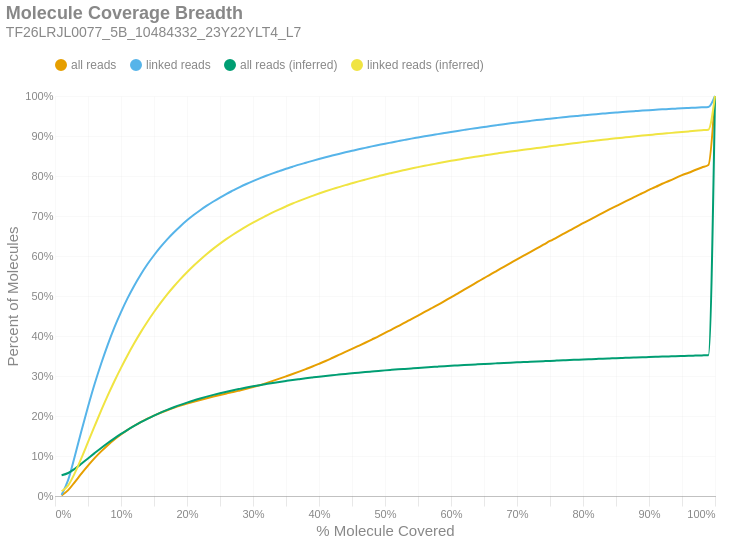

Notebook source saved alongside this figure:
### Markdown cell above
### Molecule Read Coverage
This chart shows molecule coverage breadth as computed by the number of bases aligned to that molecule. In other words, "*how much of each unique long molecule is actually sequenced/aligned?*" Keep in mind there is a distinction between sequences and alignments, since some sequences belonging to a particular molecule may not align well and wouldn't appear in the alignment data. This chart also shows molecule coverage breadth as computed by the *inferred fragment* from which the aligned sequences originate. Unlike read coverage, this calculation takes into account the total insert size, including unsequenced gaps between the forward and reverse reads. Like the previous figures, these are cumulative percents.

### Code cell
if SKIPLR:
    print_html(f"Skipped")
else:
    binned_df = consolidated_hist(valids['coverage_bp'], mask, 0.01, True)
    binned_df_inf = consolidated_hist(valids['coverage_inserts'], mask, 0.01, True)
    binned_df = binned_df.with_columns(pl.lit(binned_df_inf['all reads (cumsum)']).alias('all reads (inferred)'))
    binned_df = binned_df.with_columns(pl.lit(binned_df_inf['linked reads (cumsum)']).alias('linked reads (inferred)'))
    binned_df = binned_df.with_columns(
        (pl.col('bin').cast(pl.Float64) + 0.01).alias('right_edge')
    )

    with SafeRender(binned_df):
        (
            density_plot(binned_df, 'Molecule Coverage Breadth', samplename, 'molcov', ['all reads (inferred)','linked reads (inferred)'])
            .encode(
                #x=alt.X('bin:Q', title="% Molecule Covered").axis(format = '%').scale(padding=0),
                x=alt.X('right_edge:Q', title="% Molecule Covered").axis(format='%').scale(padding=0),
                y=alt.Y('value:Q', title='Percent of Molecules')
                    .axis(format='%')
                    .stack(False)
                    .scale(domainMin=0, padding=0),
                color=alt.Color("key:N").scale(domain = ["all reads", "linked reads", "all reads (inferred)", "linked reads (inferred)"]),
                tooltip = [
                    alt.Tooltip("key:N", title = "Data Type"),
                    alt.Tooltip("range_label:N", title="% Molecule Covered"),
                    alt.Tooltip("value:Q", format = ".2%", title="% Molecules")
                ]
            )
        ).display()

### Figure 1 — Vega-Lite specification as saved in the notebook (floating-point values rounded to 4 significant figures)
{"width": "container", "height": 400, "config": {"title": {"anchor": "start", "dy": -15, "fontSize": 18, "color": "#888888", "subtitleColor": "#888888", "subtitleFontSize": 14}, "arc": {"fill": "#0072B2"}, "axis": {"domainColor": "#888888", "domainWidth": 0.5, "gridWidth": 0.2, "grid": false, "titleFontWeight": 400, "titleFontSize": 15, "labelFontSize": 11, "labelColor": "#888888", "tickColor": "#888888", "tickWidth": 0.2, "titleColor": "#888888"}, "axisBand": {"grid": false}, "axisX": {"grid": true, "tickSize": 10, "domainCap": "round"}, "axisY": {"domain": false, "grid": true, "tickSize": 0, "domainCap": "round"}, "background": "transparent", "header": {"labelFontSize": 15, "labelColor": "#888888", "titleFontSize": 15, "titleFontWeight": 600, "titleColor": "#888888"}, "legend": {"labelFont": "sans-serif", "labelFontSize": 12, "labelColor": "#888888", "symbolSize": 100, "symbolType": "circle", "titleFontSize": 12, "titlePadding": 10, "titleColor": "#888888", "title": null, "orient": "top"}, "range": {"category": ["#E69F00", "#56B4E9", "#009E73", "#F0E442", "#0072B2", "#D55E00", "#CC79A7", "#000000"], "diverging": ["#cfe8f3", "#a2d4ec", "#73bfe2", "#46abdb", "#1696d2", "#12719e"]}, "area": {"fill": "#0072B2", "fillOpacity": 0.7, "line": true, "strokeOpacity": 0.7}, "line": {"color": "#0072B2", "stroke": "#0072B2", "strokeWidth": 2}, "trail": {"color": "#0072B2", "stroke": "#0072B2", "strokeWidth": 0, "size": 1}, "point": {"filled": true, "fillOpacity": 1.0, "size": 95}, "text": {"color": "#888888", "fontSize": 11, "align": "right", "fontWeight": 400, "size": 11}, "bar": {"fill": "#0072B2", "stroke": null}, "view": {"stroke": null, "continuousWidth": 660, "continuousHeight": 400}}, "data": {"name": "data-2dcd5b7025a5c0a0e902ae9b6536e05f"}, "mark": {"type": "line", "interpolate": "monotone", "point": {"opacity": 0, "size": 275}}, "encoding": {"color": {"field": "key", "scale": {"domain": ["all reads", "linked reads", "all reads (inferred)", "linked reads (inferred)"]}, "type": "nominal"}, "tooltip": [{"field": "key", "title": "Data Type", "type": "nominal"}, {"field": "range_label", "title": "% Molecule Covered", "type": "nominal"}, {"field": "value", "format": ".2%", "title": "% Molecules", "type": "quantitative"}], "x": {"axis": {"format": "%"}, "field": "right_edge", "scale": {"padding": 0}, "title": "% Molecule Covered", "type": "quantitative"}, "y": {"axis": {"format": "%"}, "field": "value", "scale": {"domainMin": 0, "padding": 0}, "stack": false, "title": "Percent of Molecules", "type": "quantitative"}}, "params": [{"name": "param_c36ac31b6afebe62", "select": {"type": "point", "fields": ["key"]}, "bind": "legend"}], "title": {"text": "Molecule Coverage Breadth", "subtitle": "TF26LRJL0077_5B_10484332_23Y22YLT4_L7"}, "transform": [{"fold": ["all reads (cumsum)", "linked reads (cumsum)", "all reads (inferred)", "linked reads (inferred)"]}, {"calculate": "replace(datum.key, ' (cumsum)', '')", "as": "key"}, {"filter": {"param": "param_c36ac31b6afebe62"}}], "usermeta": {"embedOptions": {"downloadFileName": "TF26LRJL0077_5B_10484332_23Y22YLT4_L7.molcov"}}, "$schema": "https://vega.github.io/schema/vega-lite/v6.4.1.json", "datasets": {"data-2dcd5b7025a5c0a0e902ae9b6536e05f": [{"bin": "0.0", "interval": "0.0-0.01", "all reads": 0.001352, "linked reads": 0.002857, "all reads (cumsum)": 0.001352, "linked reads (cumsum)": 0.002857, "range_label": "0.0-0.01", "all reads (inferred)": 0.05189, "linked reads (inferred)": 0.01183, "right_edge": 0.01}, {"bin": "0.01", "interval": "0.01-0.02", "all reads": 0.01329, "linked reads": 0.03727, "all reads (cumsum)": 0.01464, "linked reads (cumsum)": 0.04013, "range_label": "0.01-0.02", "all reads (inferred)": 0.05752, "linked reads (inferred)": 0.02673, "right_edge": 0.02}, {"bin": "0.02", "interval": "0.02-0.03", "all reads": 0.02028, "linked reads": 0.05927, "all reads (cumsum)": 0.03492, "linked reads (cumsum)": 0.0994, "range_label": "0.02-0.03", "all reads (inferred)": 0.068, "linked reads (inferred)": 0.05705, "right_edge": 0.03}, {"bin": "0.03", "interval": "0.03-0.04", "all reads": 0.02105, "linked reads": 0.06315, "all reads (cumsum)": 0.05596, "linked reads (cumsum)": 0.1625, "range_label": "0.03-0.04", "all reads (inferred)": 0.0806, "linked reads (inferred)": 0.09447, "right_edge": 0.04}, {"bin": "0.04", "interval": "0.04-0.05", "all reads": 0.02003, "linked reads": 0.06049, "all reads (cumsum)": 0.07599, "linked reads (cumsum)": 0.223, "range_label": "0.04-0.05", "all reads (inferred)": 0.09392, "linked reads (inferred)": 0.1344, "right_edge": 0.05}, {"bin": "0.05", "interval": "0.05-0.06", "all reads": 0.01873, "linked reads": 0.05684, "all reads (cumsum)": 0.09472, "linked reads (cumsum)": 0.2799, "range_label": "0.05-0.06", "all reads (inferred)": 0.1072, "linked reads (inferred)": 0.1745, "right_edge": 0.06}, {"bin": "0.06", "interval": "0.06-0.07", "all reads": 0.01687, "linked reads": 0.0513, "all reads (cumsum)": 0.1116, "linked reads (cumsum)": 0.3312, "range_label": "0.06-0.07", "all reads (inferred)": 0.1202, "linked reads (inferred)": 0.2139, "right_edge": 0.07}, {"bin": "0.07", "interval": "0.07-0.08", "all reads": 0.01554, "linked reads": 0.04734, "all reads (cumsum)": 0.1271, "linked reads (cumsum)": 0.3785, "range_label": "0.07-0.08", "all reads (inferred)": 0.1325, "linked reads (inferred)": 0.2514, "right_edge": 0.08}, {"bin": "0.08", "interval": "0.08-0.09", "all reads": 0.01411, "linked reads": 0.04294, "all reads (cumsum)": 0.1412, "linked reads (cumsum)": 0.4215, "range_label": "0.08-0.09", "all reads (inferred)": 0.1442, "linked reads (inferred)": 0.287, "right_edge": 0.09}, {"bin": "0.09", "interval": "0.09-0.1", "all reads": 0.01258, "linked reads": 0.03823, "all reads (cumsum)": 0.1538, "linked reads (cumsum)": 0.4597, "range_label": "0.09-0.1", "all reads (inferred)": 0.1552, "linked reads (inferred)": 0.3204, "right_edge": 0.1}, {"bin": "0.1", "interval": "0.1-0.11", "all reads": 0.01149, "linked reads": 0.03486, "all reads (cumsum)": 0.1653, "linked reads (cumsum)": 0.4946, "range_label": "0.1-0.11", "all reads (inferred)": 0.1656, "linked reads (inferred)": 0.352, "right_edge": 0.11}, {"bin": "0.11", "interval": "0.11-0.12", "all reads": 0.01034, "linked reads": 0.03128, "all reads (cumsum)": 0.1757, "linked reads (cumsum)": 0.5258, "range_label": "0.11-0.12", "all reads (inferred)": 0.1753, "linked reads (inferred)": 0.3817, "right_edge": 0.12}, {"bin": "0.12", "interval": "0.12-0.13", "all reads": 0.009299, "linked reads": 0.02807, "all reads (cumsum)": 0.185, "linked reads (cumsum)": 0.5539, "range_label": "0.12-0.13", "all reads (inferred)": 0.1845, "linked reads (inferred)": 0.4097, "right_edge": 0.13}, {"bin": "0.13", "interval": "0.13-0.14", "all reads": 0.008475, "linked reads": 0.02538, "all reads (cumsum)": 0.1934, "linked reads (cumsum)": 0.5793, "range_label": "0.13-0.14", "all reads (inferred)": 0.193, "linked reads (inferred)": 0.4357, "right_edge": 0.14}, {"bin": "0.14", "interval": "0.14-0.15", "all reads": 0.007585, "linked reads": 0.02262, "all reads (cumsum)": 0.201, "linked reads (cumsum)": 0.6019, "range_label": "0.14-0.15", "all reads (inferred)": 0.2009, "linked reads (inferred)": 0.4599, "right_edge": 0.15}, {"bin": "0.15", "interval": "0.15-0.16", "all reads": 0.007008, "linked reads": 0.02076, "all reads (cumsum)": 0.208, "linked reads (cumsum)": 0.6227, "range_label": "0.15-0.16", "all reads (inferred)": 0.2084, "linked reads (inferred)": 0.4827, "right_edge": 0.16}, {"bin": "0.16", "interval": "0.16-0.17", "all reads": 0.006439, "linked reads": 0.01896, "all reads (cumsum)": 0.2145, "linked reads (cumsum)": 0.6416, "range_label": "0.16-0.17", "all reads (inferred)": 0.2154, "linked reads (inferred)": 0.5041, "right_edge": 0.17}, {"bin": "0.17", "interval": "0.17-0.18", "all reads": 0.005893, "linked reads": 0.01714, "all reads (cumsum)": 0.2204, "linked reads (cumsum)": 0.6588, "range_label": "0.17-0.18", "all reads (inferred)": 0.2218, "linked reads (inferred)": 0.5237, "right_edge": 0.18}, {"bin": "0.18", "interval": "0.18-0.19", "all reads": 0.005512, "linked reads": 0.01583, "all reads (cumsum)": 0.2259, "linked reads (cumsum)": 0.6746, "range_label": "0.18-0.19", "all reads (inferred)": 0.2279, "linked reads (inferred)": 0.5422, "right_edge": 0.19}, {"bin": "0.19", "interval": "0.19-0.2", "all reads": 0.005151, "linked reads": 0.01462, "all reads (cumsum)": 0.231, "linked reads (cumsum)": 0.6892, "range_label": "0.19-0.2", "all reads (inferred)": 0.2335, "linked reads (inferred)": 0.5593, "right_edge": 0.2}, {"bin": "0.2", "interval": "0.2-0.21", "all reads": 0.004714, "linked reads": 0.01318, "all reads (cumsum)": 0.2357, "linked reads (cumsum)": 0.7024, "range_label": "0.2-0.21", "all reads (inferred)": 0.2388, "linked reads (inferred)": 0.5756, "right_edge": 0.21}, {"bin": "0.21", "interval": "0.21-0.22", "all reads": 0.004448, "linked reads": 0.01211, "all reads (cumsum)": 0.2402, "linked reads (cumsum)": 0.7145, "range_label": "0.21-0.22", "all reads (inferred)": 0.2438, "linked reads (inferred)": 0.5907, "right_edge": 0.22}, {"bin": "0.22", "interval": "0.22-0.23", "all reads": 0.004243, "linked reads": 0.01126, "all reads (cumsum)": 0.2444, "linked reads (cumsum)": 0.7258, "range_label": "0.22-0.23", "all reads (inferred)": 0.2485, "linked reads (inferred)": 0.605, "right_edge": 0.23}, {"bin": "0.23", "interval": "0.23-0.24", "all reads": 0.004092, "linked reads": 0.01049, "all reads (cumsum)": 0.2485, "linked reads (cumsum)": 0.7363, "range_label": "0.23-0.24", "all reads (inferred)": 0.2529, "linked reads (inferred)": 0.6184, "right_edge": 0.24}, {"bin": "0.24", "interval": "0.24-0.25", "all reads": 0.003972, "linked reads": 0.009894, "all reads (cumsum)": 0.2525, "linked reads (cumsum)": 0.7462, "range_label": "0.24-0.25", "all reads (inferred)": 0.2569, "linked reads (inferred)": 0.6309, "right_edge": 0.25}, {"bin": "0.25", "interval": "0.25-0.26", "all reads": 0.003805, "linked reads": 0.009308, "all reads (cumsum)": 0.2563, "linked reads (cumsum)": 0.7555, "range_label": "0.25-0.26", "all reads (inferred)": 0.2608, "linked reads (inferred)": 0.6427, "right_edge": 0.26}, {"bin": "0.26", "interval": "0.26-0.27", "all reads": 0.003655, "linked reads": 0.008503, "all reads (cumsum)": 0.2599, "linked reads (cumsum)": 0.764, "range_label": "0.26-0.27", "all reads (inferred)": 0.2644, "linked reads (inferred)": 0.6538, "right_edge": 0.27}, {"bin": "0.27", "interval": "0.27-0.28", "all reads": 0.003994, "linked reads": 0.00835, "all reads (cumsum)": 0.2639, "linked reads (cumsum)": 0.7723, "range_label": "0.27-0.28", "all reads (inferred)": 0.2678, "linked reads (inferred)": 0.6641, "right_edge": 0.28}, {"bin": "0.28", "interval": "0.28-0.29", "all reads": 0.004034, "linked reads": 0.007716, "all reads (cumsum)": 0.268, "linked reads (cumsum)": 0.78, "range_label": "0.28-0.29", "all reads (inferred)": 0.2711, "linked reads (inferred)": 0.6741, "right_edge": 0.29}, {"bin": "0.29", "interval": "0.29-0.3", "all reads": 0.004316, "linked reads": 0.007199, "all reads (cumsum)": 0.2723, "linked reads (cumsum)": 0.7872, "range_label": "0.29-0.3", "all reads (inferred)": 0.2742, "linked reads (inferred)": 0.6834, "right_edge": 0.3}, {"bin": "0.3", "interval": "0.3-0.31", "all reads": 0.004687, "linked reads": 0.006795, "all reads (cumsum)": 0.277, "linked reads (cumsum)": 0.794, "range_label": "0.3-0.31", "all reads (inferred)": 0.2771, "linked reads (inferred)": 0.6923, "right_edge": 0.31}, {"bin": "0.31", "interval": "0.31-0.32", "all reads": 0.005304, "linked reads": 0.006545, "all reads (cumsum)": 0.2823, "linked reads (cumsum)": 0.8006, "range_label": "0.31-0.32", "all reads (inferred)": 0.2799, "linked reads (inferred)": 0.7007, "right_edge": 0.32}, {"bin": "0.32", "interval": "0.32-0.33", "all reads": 0.00545, "linked reads": 0.005966, "all reads (cumsum)": 0.2877, "linked reads (cumsum)": 0.8065, "range_label": "0.32-0.33", "all reads (inferred)": 0.2826, "linked reads (inferred)": 0.709, "right_edge": 0.33}, {"bin": "0.33", "interval": "0.33-0.34", "all reads": 0.005634, "linked reads": 0.005736, "all reads (cumsum)": 0.2934, "linked reads (cumsum)": 0.8123, "range_label": "0.33-0.34", "all reads (inferred)": 0.2852, "linked reads (inferred)": 0.7168, "right_edge": 0.34}, {"bin": "0.34", "interval": "0.34-0.35", "all reads": 0.005744, "linked reads": 0.005674, "all reads (cumsum)": 0.2991, "linked reads (cumsum)": 0.8179, "range_label": "0.34-0.35", "all reads (inferred)": 0.2876, "linked reads (inferred)": 0.7241, "right_edge": 0.35}, {"bin": "0.35", "interval": "0.35-0.36", "all reads": 0.005857, "linked reads": 0.005247, "all reads (cumsum)": 0.305, "linked reads (cumsum)": 0.8232, "range_label": "0.35-0.36", "all reads (inferred)": 0.29, "linked reads (inferred)": 0.7312, "right_edge": 0.36}, {"bin": "0.36", "interval": "0.36-0.37", "all reads": 0.006106, "linked reads": 0.005185, "all reads (cumsum)": 0.3111, "linked reads (cumsum)": 0.8284, "range_label": "0.36-0.37", "all reads (inferred)": 0.2922, "linked reads (inferred)": 0.7378, "right_edge": 0.37}, {"bin": "0.37", "interval": "0.37-0.38", "all reads": 0.006228, "linked reads": 0.004752, "all reads (cumsum)": 0.3173, "linked reads (cumsum)": 0.8331, "range_label": "0.37-0.38", "all reads (inferred)": 0.2943, "linked reads (inferred)": 0.7442, "right_edge": 0.38}, {"bin": "0.38", "interval": "0.38-0.39", "all reads": 0.00639, "linked reads": 0.004744, "all reads (cumsum)": 0.3237, "linked reads (cumsum)": 0.8379, "range_label": "0.38-0.39", "all reads (inferred)": 0.2963, "linked reads (inferred)": 0.7503, "right_edge": 0.39}, {"bin": "0.39", "interval": "0.39-0.4", "all reads": 0.006809, "linked reads": 0.004591, "all reads (cumsum)": 0.3305, "linked reads (cumsum)": 0.8425, "range_label": "0.39-0.4", "all reads (inferred)": 0.2982, "linked reads (inferred)": 0.7562, "right_edge": 0.4}, {"bin": "0.4", "interval": "0.4-0.41", "all reads": 0.007006, "linked reads": 0.004388, "all reads (cumsum)": 0.3375, "linked reads (cumsum)": 0.8469, "range_label": "0.4-0.41", "all reads (inferred)": 0.3001, "linked reads (inferred)": 0.7618, "right_edge": 0.41}, {"bin": "0.41", "interval": "0.41-0.42", "all reads": 0.007503, "linked reads": 0.004169, "all reads (cumsum)": 0.345, "linked reads (cumsum)": 0.851, "range_label": "0.41-0.42", "all reads (inferred)": 0.3018, "linked reads (inferred)": 0.7671, "right_edge": 0.42}, {"bin": "0.42", "interval": "0.42-0.43", "all reads": 0.007589, "linked reads": 0.004128, "all reads (cumsum)": 0.3526, "linked reads (cumsum)": 0.8552, "range_label": "0.42-0.43", "all reads (inferred)": 0.3035, "linked reads (inferred)": 0.7721, "right_edge": 0.43}, {"bin": "0.43", "interval": "0.43-0.44", "all reads": 0.007585, "linked reads": 0.00409, "all reads (cumsum)": 0.3602, "linked reads (cumsum)": 0.8592, "range_label": "0.43-0.44", "all reads (inferred)": 0.3052, "linked reads (inferred)": 0.7773, "right_edge": 0.44}, {"bin": "0.44", "interval": "0.44-0.45", "all reads": 0.007545, "linked reads": 0.003777, "all reads (cumsum)": 0.3677, "linked reads (cumsum)": 0.863, "range_label": "0.44-0.45", "all reads (inferred)": 0.3067, "linked reads (inferred)": 0.7819, "right_edge": 0.45}, {"bin": "0.45", "interval": "0.45-0.46", "all reads": 0.007673, "linked reads": 0.003745, "all reads (cumsum)": 0.3754, "linked reads (cumsum)": 0.8668, "range_label": "0.45-0.46", "all reads (inferred)": 0.3083, "linked reads (inferred)": 0.7866, "right_edge": 0.46}, {"bin": "0.46", "interval": "0.46-0.47", "all reads": 0.007724, "linked reads": 0.003566, "all reads (cumsum)": 0.3831, "linked reads (cumsum)": 0.8703, "range_label": "0.46-0.47", "all reads (inferred)": 0.3098, "linked reads (inferred)": 0.791, "right_edge": 0.47}, {"bin": "0.47", "interval": "0.47-0.48", "all reads": 0.008013, "linked reads": 0.003676, "all reads (cumsum)": 0.3911, "linked reads (cumsum)": 0.874, "range_label": "0.47-0.48", "all reads (inferred)": 0.3112, "linked reads (inferred)": 0.7953, "right_edge": 0.48}, {"bin": "0.48", "interval": "0.48-0.49", "all reads": 0.008019, "linked reads": 0.003392, "all reads (cumsum)": 0.3992, "linked reads (cumsum)": 0.8774, "range_label": "0.48-0.49", "all reads (inferred)": 0.3126, "linked reads (inferred)": 0.7995, "right_edge": 0.49}, {"bin": "0.49", "interval": "0.49-0.5", "all reads": 0.008925, "linked reads": 0.003403, "all reads (cumsum)": 0.4081, "linked reads (cumsum)": 0.8808, "range_label": "0.49-0.5", "all reads (inferred)": 0.3141, "linked reads (inferred)": 0.8038, "right_edge": 0.5}, {"bin": "0.5", "interval": "0.5-0.51", "all reads": 0.007897, "linked reads": 0.00317, "all reads (cumsum)": 0.416, "linked reads (cumsum)": 0.884, "range_label": "0.5-0.51", "all reads (inferred)": 0.3153, "linked reads (inferred)": 0.8077, "right_edge": 0.51}, {"bin": "0.51", "interval": "0.51-0.52", "all reads": 0.008784, "linked reads": 0.003187, "all reads (cumsum)": 0.4248, "linked reads (cumsum)": 0.8872, "range_label": "0.51-0.52", "all reads (inferred)": 0.3166, "linked reads (inferred)": 0.8114, "right_edge": 0.52}, {"bin": "0.52", "interval": "0.52-0.53", "all reads": 0.008595, "linked reads": 0.003173, "all reads (cumsum)": 0.4334, "linked reads (cumsum)": 0.8903, "range_label": "0.52-0.53", "all reads (inferred)": 0.3178, "linked reads (inferred)": 0.815, "right_edge": 0.53}, {"bin": "0.53", "interval": "0.53-0.54", "all reads": 0.008983, "linked reads": 0.00309, "all reads (cumsum)": 0.4423, "linked reads (cumsum)": 0.8934, "range_label": "0.53-0.54", "all reads (inferred)": 0.319, "linked reads (inferred)": 0.8186, "right_edge": 0.54}, {"bin": "0.54", "interval": "0.54-0.55", "all reads": 0.008741, "linked reads": 0.002871, "all reads (cumsum)": 0.4511, "linked reads (cumsum)": 0.8963, "range_label": "0.54-0.55", "all reads (inferred)": 0.3202, "linked reads (inferred)": 0.8222, "right_edge": 0.55}, {"bin": "0.55", "interval": "0.55-0.56", "all reads": 0.009011, "linked reads": 0.002847, "all reads (cumsum)": 0.4601, "linked reads (cumsum)": 0.8991, "range_label": "0.55-0.56", "all reads (inferred)": 0.3213, "linked reads (inferred)": 0.8255, "right_edge": 0.56}, {"bin": "0.56", "interval": "0.56-0.57", "all reads": 0.008859, "linked reads": 0.002831, "all reads (cumsum)": 0.4689, "linked reads (cumsum)": 0.902, "range_label": "0.56-0.57", "all reads (inferred)": 0.3223, "linked reads (inferred)": 0.8286, "right_edge": 0.57}, {"bin": "0.57", "interval": "0.57-0.58", "all reads": 0.008892, "linked reads": 0.002713, "all reads (cumsum)": 0.4778, "linked reads (cumsum)": 0.9047, "range_label": "0.57-0.58", "all reads (inferred)": 0.3234, "linked reads (inferred)": 0.8318, "right_edge": 0.58}, {"bin": "0.58", "interval": "0.58-0.59", "all reads": 0.009273, "linked reads": 0.002734, "all reads (cumsum)": 0.4871, "linked reads (cumsum)": 0.9074, "range_label": "0.58-0.59", "all reads (inferred)": 0.3245, "linked reads (inferred)": 0.8349, "right_edge": 0.59}, {"bin": "0.59", "interval": "0.59-0.6", "all reads": 0.009628, "linked reads": 0.002729, "all reads (cumsum)": 0.4967, "linked reads (cumsum)": 0.9101, "range_label": "0.59-0.6", "all reads (inferred)": 0.3255, "linked reads (inferred)": 0.8379, "right_edge": 0.6}, {"bin": "0.6", "interval": "0.6-0.61", "all reads": 0.009303, "linked reads": 0.002617, "all reads (cumsum)": 0.506, "linked reads (cumsum)": 0.9128, "range_label": "0.6-0.61", "all reads (inferred)": 0.3264, "linked reads (inferred)": 0.8407, "right_edge": 0.61}, {"bin": "0.61", "interval": "0.61-0.62", "all reads": 0.009791, "linked reads": 0.002544, "all reads (cumsum)": 0.5158, "linked reads (cumsum)": 0.9153, "range_label": "0.61-0.62", "all reads (inferred)": 0.3274, "linked reads (inferred)": 0.8436, "right_edge": 0.62}, {"bin": "0.62", "interval": "0.62-0.63", "all reads": 0.009584, "linked reads": 0.002494, "all reads (cumsum)": 0.5254, "linked reads (cumsum)": 0.9178, "range_label": "0.62-0.63", "all reads (inferred)": 0.3283, "linked reads (inferred)": 0.8463, "right_edge": 0.63}, {"bin": "0.63", "interval": "0.63-0.64", "all reads": 0.009635, "linked reads": 0.002359, "all reads (cumsum)": 0.5351, "linked reads (cumsum)": 0.9202, "range_label": "0.63-0.64", "all reads (inferred)": 0.3292, "linked reads (inferred)": 0.8489, "right_edge": 0.64}, {"bin": "0.64", "interval": "0.64-0.65", "all reads": 0.009546, "linked reads": 0.002354, "all reads (cumsum)": 0.5446, "linked reads (cumsum)": 0.9225, "range_label": "0.64-0.65", "all reads (inferred)": 0.3301, "linked reads (inferred)": 0.8515, "right_edge": 0.65}, {"bin": "0.65", "interval": "0.65-0.66", "all reads": 0.009705, "linked reads": 0.002367, "all reads (cumsum)": 0.5543, "linked reads (cumsum)": 0.9249, "range_label": "0.65-0.66", "all reads (inferred)": 0.3309, "linked reads (inferred)": 0.854, "right_edge": 0.66}, {"bin": "0.66", "interval": "0.66-0.67", "all reads": 0.009287, "linked reads": 0.002283, "all reads (cumsum)": 0.5636, "linked reads (cumsum)": 0.9272, "range_label": "0.66-0.67", "all reads (inferred)": 0.3318, "linked reads (inferred)": 0.8565, "right_edge": 0.67}, {"bin": "0.67", "interval": "0.67-0.68", "all reads": 0.00941, "linked reads": 0.002255, "all reads (cumsum)": 0.573, "linked reads (cumsum)": 0.9294, "range_label": "0.67-0.68", "all reads (inferred)": 0.3326, "linked reads (inferred)": 0.8589, "right_edge": 0.68}, {"bin": "0.68", "interval": "0.68-0.69", "all reads": 0.00929, "linked reads": 0.002189, "all reads (cumsum)": 0.5823, "linked reads (cumsum)": 0.9316, "range_label": "0.68-0.69", "all reads (inferred)": 0.3334, "linked reads (inferred)": 0.8612, "right_edge": 0.69}, {"bin": "0.69", "interval": "0.69-0.7", "all reads": 0.009325, "linked reads": 0.002127, "all reads (cumsum)": 0.5916, "linked reads (cumsum)": 0.9337, "range_label": "0.69-0.7", "all reads (inferred)": 0.3341, "linked reads (inferred)": 0.8634, "right_edge": 0.7}, {"bin": "0.7", "interval": "0.7-0.71", "all reads": 0.009083, "linked reads": 0.002017, "all reads (cumsum)": 0.6007, "linked reads (cumsum)": 0.9358, "range_label": "0.7-0.71", "all reads (inferred)": 0.3348, "linked reads (inferred)": 0.8654, "right_edge": 0.71}, {"bin": "0.71", "interval": "0.71-0.72", "all reads": 0.009131, "linked reads": 0.002012, "all reads (cumsum)": 0.6098, "linked reads (cumsum)": 0.9378, "range_label": "0.71-0.72", "all reads (inferred)": 0.3356, "linked reads (inferred)": 0.8676, "right_edge": 0.72}, {"bin": "0.72", "interval": "0.72-0.73", "all reads": 0.00935, "linked reads": 0.00194, "all reads (cumsum)": 0.6192, "linked reads (cumsum)": 0.9397, "range_label": "0.72-0.73", "all reads (inferred)": 0.3363, "linked reads (inferred)": 0.8698, "right_edge": 0.73}, {"bin": "0.73", "interval": "0.73-0.74", "all reads": 0.009, "linked reads": 0.001795, "all reads (cumsum)": 0.6282, "linked reads (cumsum)": 0.9415, "range_label": "0.73-0.74", "all reads (inferred)": 0.337, "linked reads (inferred)": 0.8719, "right_edge": 0.74}, {"bin": "0.74", "interval": "0.74-0.75", "all reads": 0.009345, "linked reads": 0.001873, "all reads (cumsum)": 0.6375, "linked reads (cumsum)": 0.9434, "range_label": "0.74-0.75", "all reads (inferred)": 0.3378, "linked reads (inferred)": 0.8741, "right_edge": 0.75}, {"bin": "0.75", "interval": "0.75-0.76", "all reads": 0.008687, "linked reads": 0.00167, "all reads (cumsum)": 0.6462, "linked reads (cumsum)": 0.945, "range_label": "0.75-0.76", "all reads (inferred)": 0.3385, "linked reads (inferred)": 0.8762, "right_edge": 0.76}, {"bin": "0.76", "interval": "0.76-0.77", "all reads": 0.00898, "linked reads": 0.001697, "all reads (cumsum)": 0.6552, "linked reads (cumsum)": 0.9467, "range_label": "0.76-0.77", "all reads (inferred)": 0.3392, "linked reads (inferred)": 0.8783, "right_edge": 0.77}, {"bin": "0.77", "interval": "0.77-0.78", "all reads": 0.008913, "linked reads": 0.001784, "all reads (cumsum)": 0.6641, "linked reads (cumsum)": 0.9485, "range_label": "0.77-0.78", "all reads (inferred)": 0.3399, "linked reads (inferred)": 0.8804, "right_edge": 0.78}, {"bin": "0.78", "interval": "0.78-0.79", "all reads": 0.0087, "linked reads": 0.001573, "all reads (cumsum)": 0.6728, "linked reads (cumsum)": 0.9501, "range_label": "0.78-0.79", "all reads (inferred)": 0.3406, "linked reads (inferred)": 0.8825, "right_edge": 0.79}, {"bin": "0.79", "interval": "0.79-0.8", "all reads": 0.009148, "linked reads": 0.001731, "all reads (cumsum)": 0.682, "linked reads (cumsum)": 0.9518, "range_label": "0.79-0.8", "all reads (inferred)": 0.3413, "linked reads (inferred)": 0.8847, "right_edge": 0.8}, {"bin": "0.8", "interval": "0.8-0.81", "all reads": 0.008539, "linked reads": 0.001399, "all reads (cumsum)": 0.6905, "linked reads (cumsum)": 0.9532, "range_label": "0.8-0.81", "all reads (inferred)": 0.342, "linked reads (inferred)": 0.8866, "right_edge": 0.81}, {"bin": "0.81", "interval": "0.81-0.82", "all reads": 0.008618, "linked reads": 0.001426, "all reads (cumsum)": 0.6991, "linked reads (cumsum)": 0.9547, "range_label": "0.81-0.82", "all reads (inferred)": 0.3426, "linked reads (inferred)": 0.8885, "right_edge": 0.82}, {"bin": "0.82", "interval": "0.82-0.83", "all reads": 0.008668, "linked reads": 0.00133, "all reads (cumsum)": 0.7078, "linked reads (cumsum)": 0.956, "range_label": "0.82-0.83", "all reads (inferred)": 0.3433, "linked reads (inferred)": 0.8904, "right_edge": 0.83}, {"bin": "0.83", "interval": "0.83-0.84", "all reads": 0.008507, "linked reads": 0.001332, "all reads (cumsum)": 0.7163, "linked reads (cumsum)": 0.9573, "range_label": "0.83-0.84", "all reads (inferred)": 0.3439, "linked reads (inferred)": 0.8923, "right_edge": 0.84}, {"bin": "0.84", "interval": "0.84-0.85", "all reads": 0.008268, "linked reads": 0.001303, "all reads (cumsum)": 0.7246, "linked reads (cumsum)": 0.9586, "range_label": "0.84-0.85", "all reads (inferred)": 0.3445, "linked reads (inferred)": 0.8942, "right_edge": 0.85}, {"bin": "0.85", "interval": "0.85-0.86", "all reads": 0.00825, "linked reads": 0.001287, "all reads (cumsum)": 0.7328, "linked reads (cumsum)": 0.9599, "range_label": "0.85-0.86", "all reads (inferred)": 0.3451, "linked reads (inferred)": 0.8959, "right_edge": 0.86}, {"bin": "0.86", "interval": "0.86-0.87", "all reads": 0.008145, "linked reads": 0.00122, "all reads (cumsum)": 0.741, "linked reads (cumsum)": 0.9611, "range_label": "0.86-0.87", "all reads (inferred)": 0.3457, "linked reads (inferred)": 0.8977, "right_edge": 0.87}, {"bin": "0.87", "interval": "0.87-0.88", "all reads": 0.00824, "linked reads": 0.001186, "all reads (cumsum)": 0.7492, "linked reads (cumsum)": 0.9623, "range_label": "0.87-0.88", "all reads (inferred)": 0.3463, "linked reads (inferred)": 0.8993, "right_edge": 0.88}, {"bin": "0.88", "interval": "0.88-0.89", "all reads": 0.007859, "linked reads": 0.001175, "all reads (cumsum)": 0.757, "linked reads (cumsum)": 0.9635, "range_label": "0.88-0.89", "all reads (inferred)": 0.3469, "linked reads (inferred)": 0.901, "right_edge": 0.89}, {"bin": "0.89", "interval": "0.89-0.9", "all reads": 0.008138, "linked reads": 0.001075, "all reads (cumsum)": 0.7652, "linked reads (cumsum)": 0.9646, "range_label": "0.89-0.9", "all reads (inferred)": 0.3474, "linked reads (inferred)": 0.9026, "right_edge": 0.9}, {"bin": "0.9", "interval": "0.9-0.91", "all reads": 0.007391, "linked reads": 0.0009884, "all reads (cumsum)": 0.7726, "linked reads (cumsum)": 0.9655, "range_label": "0.9-0.91", "all reads (inferred)": 0.3479, "linked reads (inferred)": 0.9042, "right_edge": 0.91}, {"bin": "0.91", "interval": "0.91-0.92", "all reads": 0.008101, "linked reads": 0.001035, "all reads (cumsum)": 0.7807, "linked reads (cumsum)": 0.9666, "range_label": "0.91-0.92", "all reads (inferred)": 0.3485, "linked reads (inferred)": 0.9058, "right_edge": 0.92}, {"bin": "0.92", "interval": "0.92-0.93", "all reads": 0.006807, "linked reads": 0.0008974, "all reads (cumsum)": 0.7875, "linked reads (cumsum)": 0.9675, "range_label": "0.92-0.93", "all reads (inferred)": 0.3489, "linked reads (inferred)": 0.9072, "right_edge": 0.93}, {"bin": "0.93", "interval": "0.93-0.94", "all reads": 0.007227, "linked reads": 0.0009389, "all reads (cumsum)": 0.7947, "linked reads (cumsum)": 0.9684, "range_label": "0.93-0.94", "all reads (inferred)": 0.3494, "linked reads (inferred)": 0.9086, "right_edge": 0.94}, {"bin": "0.94", "interval": "0.94-0.95", "all reads": 0.00746, "linked reads": 0.000899, "all reads (cumsum)": 0.8022, "linked reads (cumsum)": 0.9693, "range_label": "0.94-0.95", "all reads (inferred)": 0.3499, "linked reads (inferred)": 0.91, "right_edge": 0.95}, {"bin": "0.95", "interval": "0.95-0.96", "all reads": 0.006032, "linked reads": 0.0007681, "all reads (cumsum)": 0.8082, "linked reads (cumsum)": 0.9701, "range_label": "0.95-0.96", "all reads (inferred)": 0.3505, "linked reads (inferred)": 0.9115, "right_edge": 0.96}, {"bin": "0.96", "interval": "0.96-0.97", "all reads": 0.006704, "linked reads": 0.0007489, "all reads (cumsum)": 0.8149, "linked reads (cumsum)": 0.9708, "range_label": "0.96-0.97", "all reads (inferred)": 0.351, "linked reads (inferred)": 0.913, "right_edge": 0.97}, {"bin": "0.97", "interval": "0.97-0.98", "all reads": 0.006392, "linked reads": 0.0007761, "all reads (cumsum)": 0.8213, "linked reads (cumsum)": 0.9716, "range_label": "0.97-0.98", "all reads (inferred)": 0.3515, "linked reads (inferred)": 0.9143, "right_edge": 0.98}, {"bin": "0.98", "interval": "0.98-0.99", "all reads": 0.006142, "linked reads": 0.0008, "all reads (cumsum)": 0.8274, "linked reads (cumsum)": 0.9724, "range_label": "0.98-0.99", "all reads (inferred)": 0.3521, "linked reads (inferred)": 0.9159, "right_edge": 0.99}, {"bin": "0.99", "interval": "0.99-1.0", "all reads": 0.1726, "linked reads": 0.02759, "all reads (cumsum)": 1.0, "linked reads (cumsum)": 1.0, "range_label": "0.99-1.0", "all reads (inferred)": 1.0, "linked reads (inferred)": 1.0, "right_edge": 1.0}]}}
